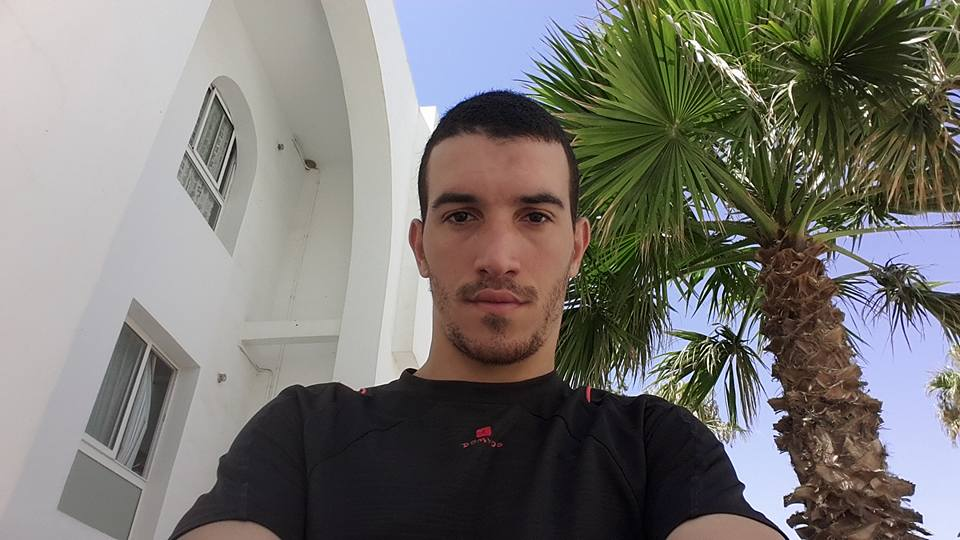
#> input picture images/ahmed.jpg, 960 x 540 px
$ python face_dection_gray.py   (older library calls are emulated)
#> lines starting #> are read from the running program, lines starting #| are printed output that depends on the picture; after the words box and inside, x2 and y2 are one past the last pixel; in counts of white or black regions, pixels touching at a corner belong together
#! /usr/bin/python
# python2

import cv2
face_cascade = cv2.CascadeClassifier('/usr/share/opencv/haarcascades/haarcascade_frontalface_default.xml')
myFace = cv2.imread('./images/ahmed.jpg')
#> myFace is the input picture: shape (540, 960, 3); mean B, G, R 114.6, 119.3, 121.4
gray_img = cv2.cvtColor(myFace, cv2.COLOR_BGR2GRAY)
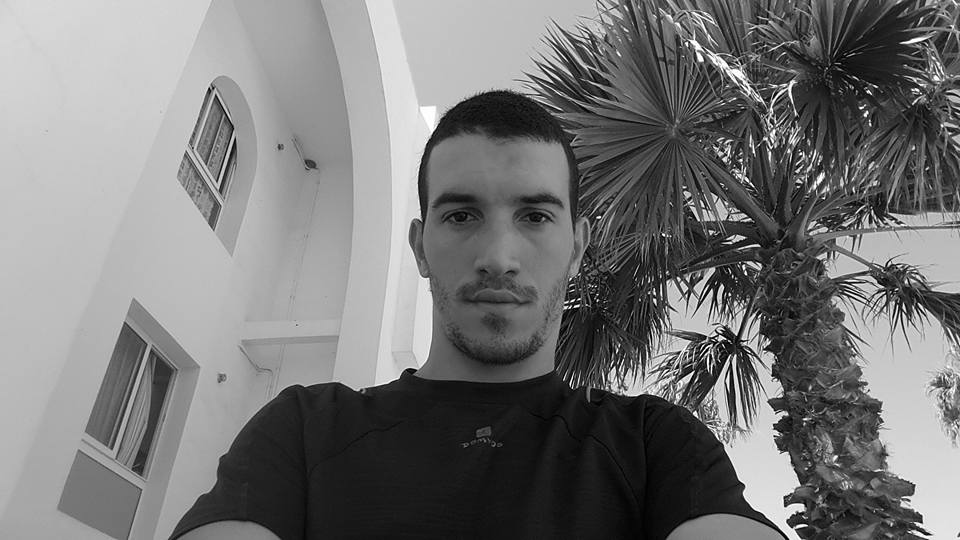
#> gray_img: shape (540, 960); min 0, max 255, mean 119.4
faces = face_cascade.detectMultiScale(gray_img,scaleFactor=1.1,minNeighbors=5, minSize=(30,30),flags=cv2.cv.CV_HAAR_SCALE_IMAGE)
#> faces = [[394, 136, 205, 205]]
print(faces)
#| [[394 136 205 205]]
for (x,y,w,h) in faces:
    cv2.rectangle(gray_img, (x, y), (x + w, y + h), (255, 255 , 0), 5)
#> this loop made 1 pass
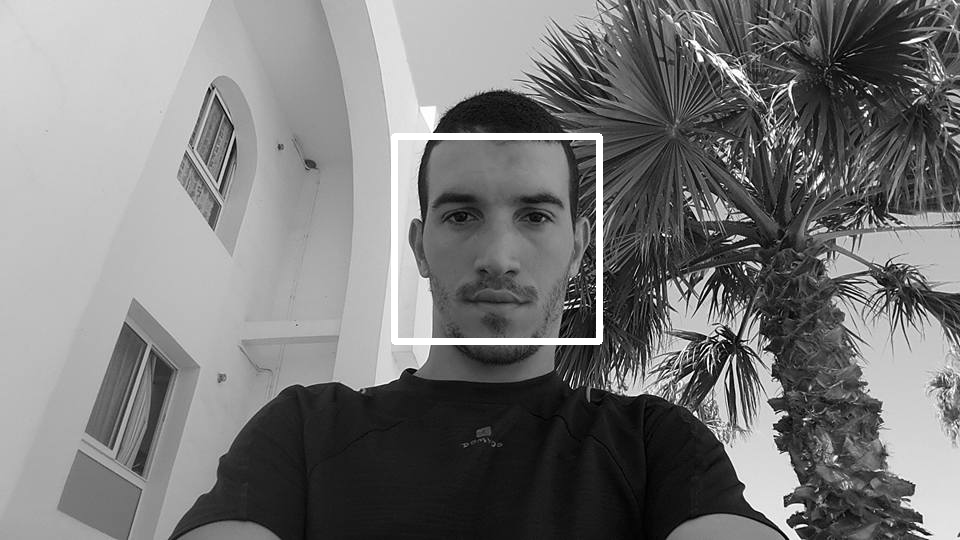
#> gray_img: shape (540, 960); 1.1% of pixels changed, all inside (x1, y1, x2, y2) = (391, 133, 603, 345)
cv2.imwrite('ahmed_face_gray.jpg', gray_img)

$ run again, with images/people.jpg copied over images/ahmed.jpg
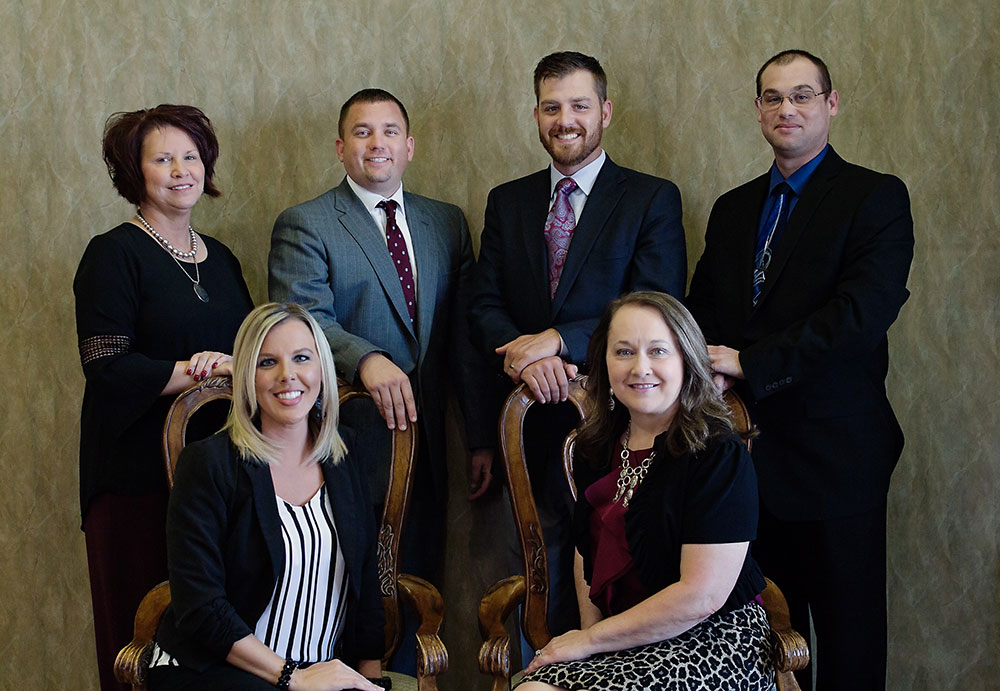
#> input picture images/people.jpg, 1000 x 691 px
#> myFace is the input picture: shape (691, 1000, 3); mean B, G, R 60.3, 68.2, 73
#> `gray_img = cv2.cvtColor(myFace, cv2.COLOR_BGR2GRAY)`:
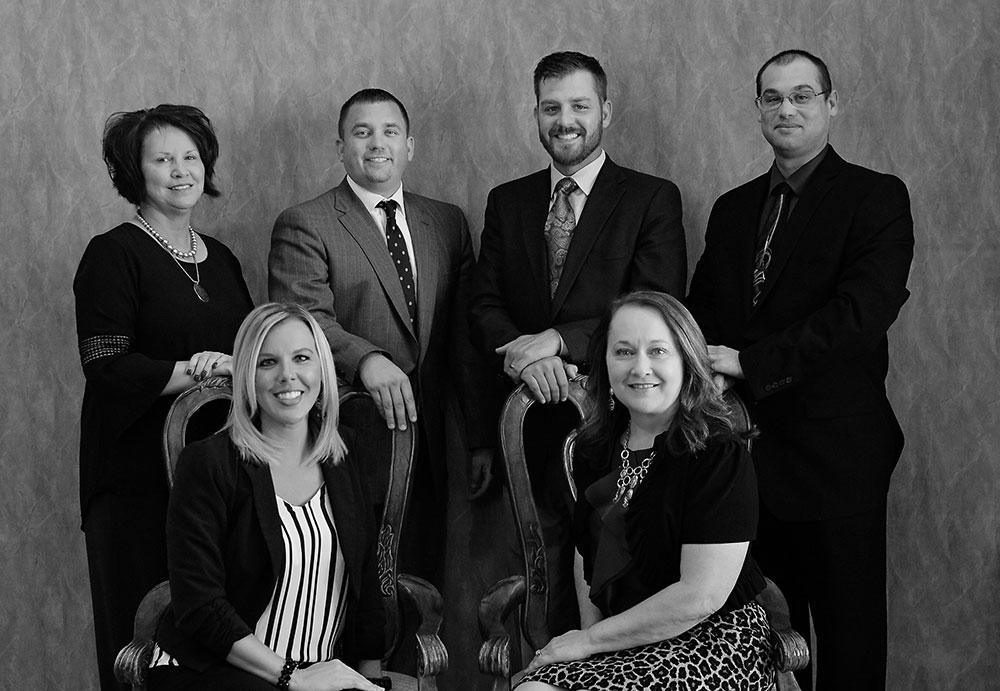
#> gray_img: shape (691, 1000); min 0, max 255, mean 68.7
#> faces = [[142, 132, 70, 70], [340, 102, 76, 76], [243, 324, 89, 89], [526, 75, 80, 80], [745, 64, 86, 86], [595, 313, 96, 96]]
#| [[142 132  70  70]
#|  [340 102  76  76]
#|  [243 324  89  89]
#|  [526  75  80  80]
#|  [745  64  86  86]
#|  [595 313  96  96]]
#> the loop `for (x,y,w,h) in faces:` made 6 passes
#> after the loop `for (x,y,w,h) in faces:`:
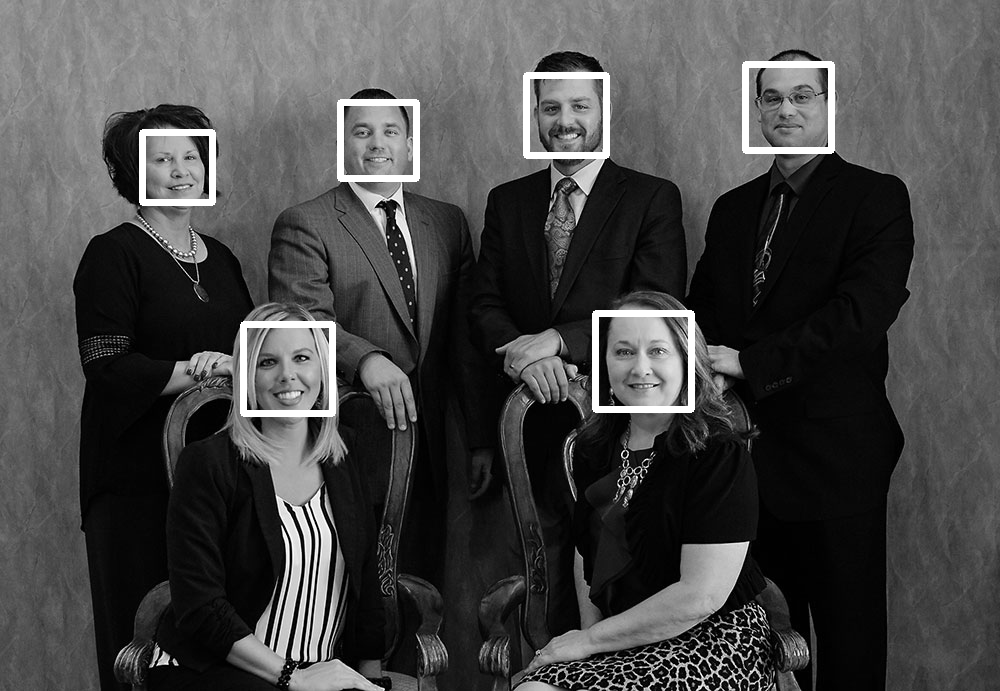
#> gray_img: shape (691, 1000); 2% of pixels changed, all inside (x1, y1, x2, y2) = (139, 61, 835, 417)
